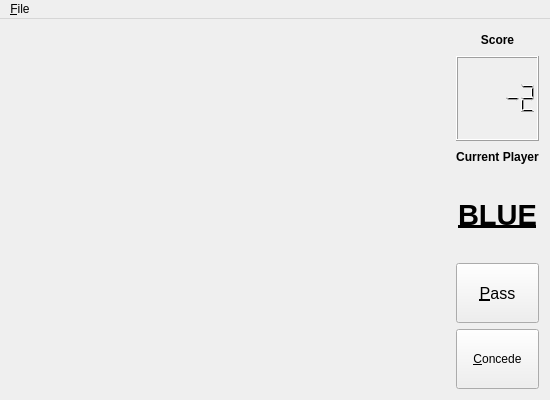
<?xml version="1.0" encoding="UTF-8"?>
<ui version="4.0">
 <class>GameWindow</class>
 <widget class="QMainWindow" name="GameWindow">
  <property name="geometry">
   <rect>
    <x>0</x>
    <y>0</y>
    <width>550</width>
    <height>400</height>
   </rect>
  </property>
  <property name="minimumSize">
   <size>
    <width>550</width>
    <height>400</height>
   </size>
  </property>
  <property name="maximumSize">
   <size>
    <width>550</width>
    <height>400</height>
   </size>
  </property>
  <property name="windowTitle">
   <string>Ataxx</string>
  </property>
  <widget class="QWidget" name="centralWidget">
   <layout class="QHBoxLayout" name="horizontalLayout">
    <item>
     <spacer name="horizontalSpacer">
      <property name="orientation">
       <enum>Qt::Horizontal</enum>
      </property>
      <property name="sizeHint" stdset="0">
       <size>
        <width>20</width>
        <height>20</height>
       </size>
      </property>
     </spacer>
    </item>
    <item>
     <layout class="QVBoxLayout" name="toolboxLayout">
      <item>
       <widget class="QLabel" name="currentScoreLabel">
        <property name="minimumSize">
         <size>
          <width>0</width>
          <height>0</height>
         </size>
        </property>
        <property name="maximumSize">
         <size>
          <width>16777215</width>
          <height>20</height>
         </size>
        </property>
        <property name="font">
         <font>
          <weight>75</weight>
          <bold>true</bold>
         </font>
        </property>
        <property name="text">
         <string>Score</string>
        </property>
        <property name="alignment">
         <set>Qt::AlignCenter</set>
        </property>
       </widget>
      </item>
      <item>
       <widget class="QLCDNumber" name="currentScoreLcd">
        <property name="minimumSize">
         <size>
          <width>0</width>
          <height>80</height>
         </size>
        </property>
        <property name="maximumSize">
         <size>
          <width>16777215</width>
          <height>16777215</height>
         </size>
        </property>
        <property name="intValue" stdset="0">
         <number>-2</number>
        </property>
       </widget>
      </item>
      <item>
       <widget class="QLabel" name="playerLabelLabel">
        <property name="minimumSize">
         <size>
          <width>0</width>
          <height>0</height>
         </size>
        </property>
        <property name="maximumSize">
         <size>
          <width>16777215</width>
          <height>20</height>
         </size>
        </property>
        <property name="font">
         <font>
          <weight>75</weight>
          <bold>true</bold>
         </font>
        </property>
        <property name="text">
         <string>Current Player</string>
        </property>
        <property name="alignment">
         <set>Qt::AlignCenter</set>
        </property>
       </widget>
      </item>
      <item>
       <widget class="QLabel" name="playerLabel">
        <property name="minimumSize">
         <size>
          <width>0</width>
          <height>80</height>
         </size>
        </property>
        <property name="maximumSize">
         <size>
          <width>16777215</width>
          <height>16777215</height>
         </size>
        </property>
        <property name="font">
         <font>
          <pointsize>22</pointsize>
          <weight>75</weight>
          <bold>true</bold>
          <underline>true</underline>
         </font>
        </property>
        <property name="text">
         <string>BLUE</string>
        </property>
        <property name="alignment">
         <set>Qt::AlignCenter</set>
        </property>
       </widget>
      </item>
      <item>
       <widget class="QPushButton" name="passButton">
        <property name="minimumSize">
         <size>
          <width>0</width>
          <height>60</height>
         </size>
        </property>
        <property name="font">
         <font>
          <pointsize>12</pointsize>
         </font>
        </property>
        <property name="text">
         <string>&amp;Pass</string>
        </property>
       </widget>
      </item>
      <item>
       <widget class="QPushButton" name="concedeButton">
        <property name="minimumSize">
         <size>
          <width>0</width>
          <height>60</height>
         </size>
        </property>
        <property name="text">
         <string>&amp;Concede</string>
        </property>
       </widget>
      </item>
     </layout>
    </item>
   </layout>
  </widget>
  <widget class="QMenuBar" name="menuBar">
   <property name="geometry">
    <rect>
     <x>0</x>
     <y>0</y>
     <width>550</width>
     <height>24</height>
    </rect>
   </property>
   <widget class="QMenu" name="menu_File">
    <property name="title">
     <string>&amp;File</string>
    </property>
    <addaction name="actionNew"/>
    <addaction name="actionOpen"/>
    <addaction name="actionSave"/>
    <addaction name="actionSave_as"/>
    <addaction name="separator"/>
    <addaction name="actionExit"/>
   </widget>
   <addaction name="menu_File"/>
  </widget>
  <action name="actionNew">
   <property name="text">
    <string>&amp;New</string>
   </property>
  </action>
  <action name="actionOpen">
   <property name="text">
    <string>&amp;Open..</string>
   </property>
  </action>
  <action name="actionSave">
   <property name="text">
    <string>&amp;Save</string>
   </property>
  </action>
  <action name="actionSave_as">
   <property name="text">
    <string>Sa&amp;ve as..</string>
   </property>
  </action>
  <action name="actionExit">
   <property name="text">
    <string>E&amp;xit</string>
   </property>
  </action>
 </widget>
 <layoutdefault spacing="6" margin="11"/>
 <resources/>
 <connections/>
</ui>
